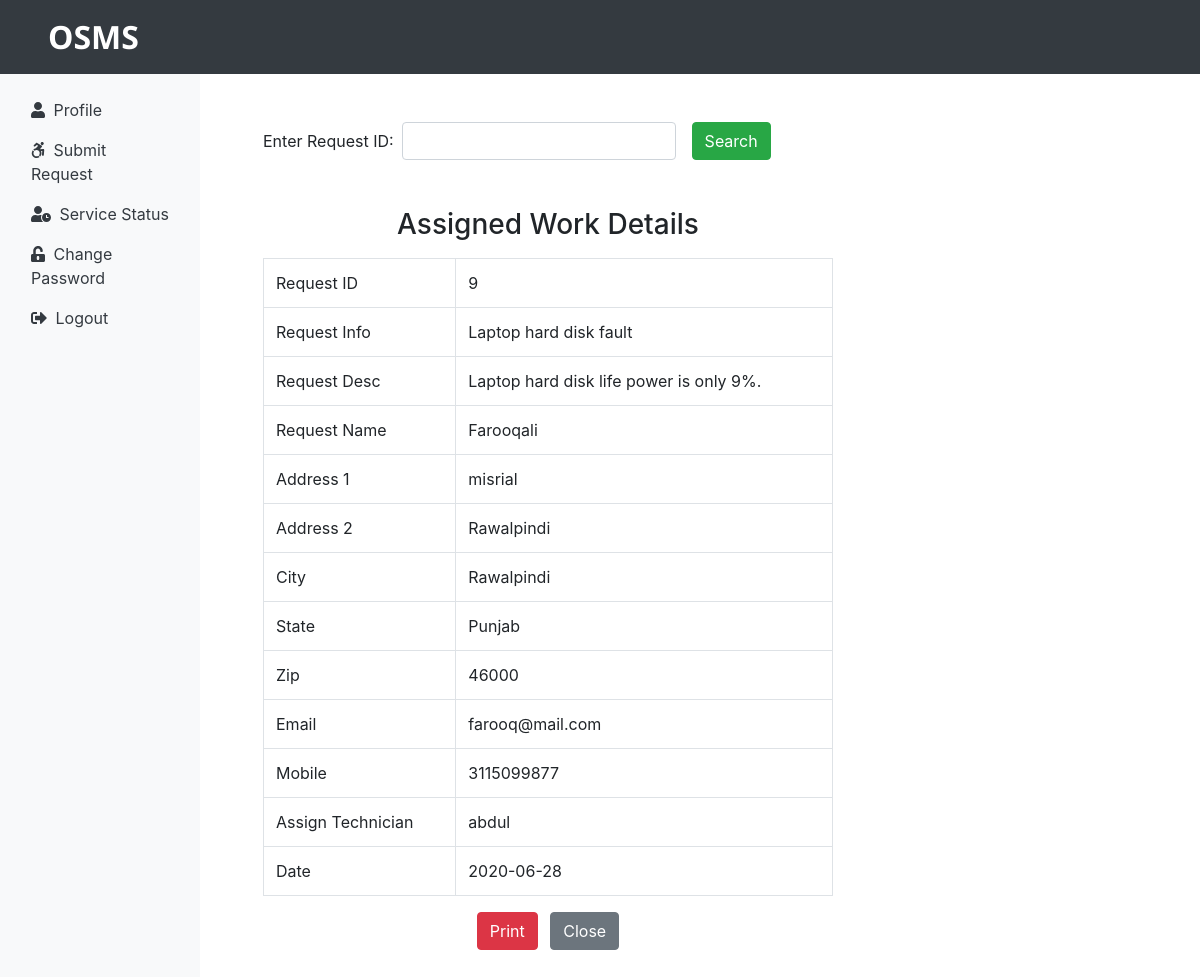
Screenshot of /user/servicestatus.php?checkid=9 (signed in) with the database file from the repository.
### tables this page shows
CREATE TABLE `assignwork_tb` (
  `rno` int(11) NOT NULL,
  `request_id` int(11) NOT NULL,
  `request_info` text NOT NULL,
  `request_desc` text NOT NULL,
  `request_name` varchar(80) NOT NULL,
  `addressline1` text NOT NULL,
  `addressline2` text NOT NULL,
  `city` varchar(80) NOT NULL,
  `state` varchar(80) NOT NULL,
  `zip` int(11) NOT NULL,
  `email` varchar(80) NOT NULL,
  `mobile` bigint(20) NOT NULL,
  `assigntechnician` varchar(80) NOT NULL,
  `date` date NOT NULL
);

### user/servicestatus.php (the view, shortened to what this page needs)
<?php
include('../connection.php');
include('includes/header.php');
?>
<div class="col-sm-6 mx-5">
    <form action="" method="POST" class="form-inline d-print-none">
        <div class="form-group mr-3 mt-5">
            <label for="checkid">Enter Request ID:  </label>
            <input type="text" class="form-control ml-2" name="checkid" autocomplete="off">
        </div>
        <button type="submit" name="submit-btn" class="btn btn-success mt-5">Search</button>
    </form>
    <?php
        if(isset($_REQUEST['checkid'])){
        $sql = "SELECT * FROM assignwork_tb WHERE request_id = {$_REQUEST['checkid']}";
        $result = mysqli_query($connect, $sql);
        $row = mysqli_fetch_assoc($result);
        if(($_REQUEST['checkid'] == $row['request_id'])){
    ?>
    <h3 class="mt-5 mb-3 text-center">Assigned Work Details</h3>
    <table class="table table-bordered ">
        <tbody>
            <tr>
                <td>Request ID</td>
                <td><?php if(isset($row['request_id'])) { echo $row['request_id']; } ?></td>
            </tr>
            <tr>
                <td>Request Info</td>
                <td><?php if(isset($row['request_info'])) { echo $row['request_info']; } ?></td>
            </tr>
            <tr>
                <td>Request Desc</td>
                <td><?php if(isset($row['request_desc'])) { echo $row['request_desc']; } ?></td>
            </tr>
            <tr>
                <td>Request Name</td>
                <td><?php if(isset($row['request_name'])) { echo $row['request_name']; } ?></td>
            </tr>
            <tr>
                <td>Address 1</td>
                <td><?php if(isset($row['addressline1'])) { echo $row['addressline1']; } ?></td>
            </tr>
            <tr>
                <td>Address 2</td>
                <td><?php if(isset($row['addressline2'])) { echo $row['addressline2']; } ?></td>
            </tr>
            <tr>
                <td>City</td>
                <td><?php if(isset($row['city'])) { echo $row['city']; } ?></td>
            </tr>
            <tr>
                <td>State</td>
                <td><?php if(isset($row['state'])) { echo $row['state']; } ?></td>
            </tr>
            <tr>
                <td>Zip</td>
                <td><?php if(isset($row['zip'])) { echo $row['zip']; } ?></td>
            </tr>
            <tr>
                <td>Email</td>
                <td><?php if(isset($row['email'])) { echo $row['email']; } ?></td>
            </tr>
            <tr>
                <td>Mobile</td>
                <td><?php if(isset($row['mobile'])) { echo $row['mobile']; } ?></td>
            </tr>
            <tr>
                <td>Assign Technician</td>
                <td><?php if(isset($row['assigntechnician'])) { echo $row['assigntechnician']; } ?></td>
            </tr>
            <tr>
                <td>Date</td>
                <td><?php if(isset($row['date'])) { echo $row['date']; } ?></td>
            </tr>
        </tbody>
    </table>
    <div class="text-center">
        <form action="" class="mb-5 d-print-none">
            <input type="submit" class="btn btn-danger mr-2" value="Print" onclick="window.print()">
            <input type="submit" class="btn btn-secondary" value="Close">
        </form>
    </div>
    <?php } else{
        echo '<div class="alert alert-warning mt-5">Your ID is Wrong</div>';
    } } ?>
</div>
<?php
include('includes/footer.php');
?>

### rows the page displays
assignwork_tb: request "9", request_info "Laptop hard disk fault", request_desc "Laptop hard disk life power is only 9%.", request_name "Farooqali", addressline1 "misrial", addressline2 "Rawalpindi", city "Rawalpindi", state "Punjab", zip "46000", email "farooq@mail.com", mobile "3115099877", assigntechnician "abdul", date "2020-06-28"
